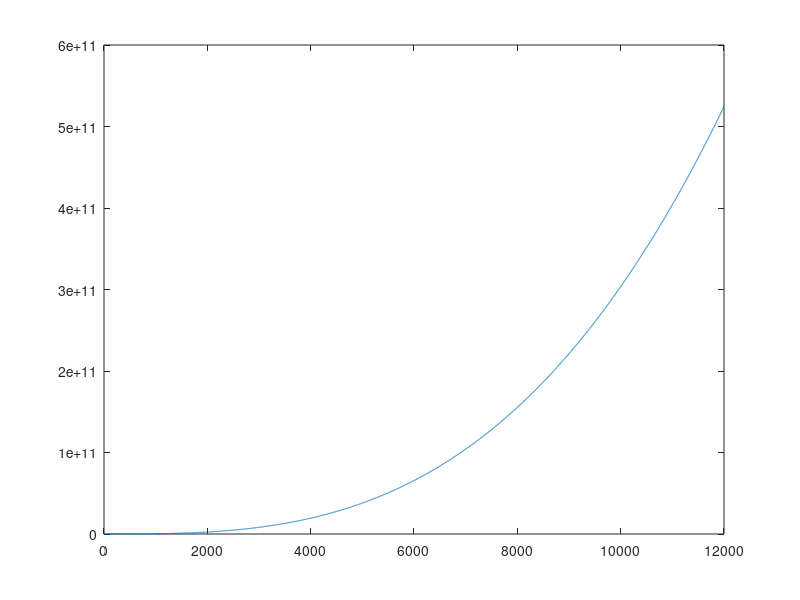

Here is the MATLAB script that generated this plot:
odor_concentration = 0:1:12000;

MOX_sensor_reading = (odor_concentration/1.488).^(3);

plot(odor_concentration, MOX_sensor_reading)
